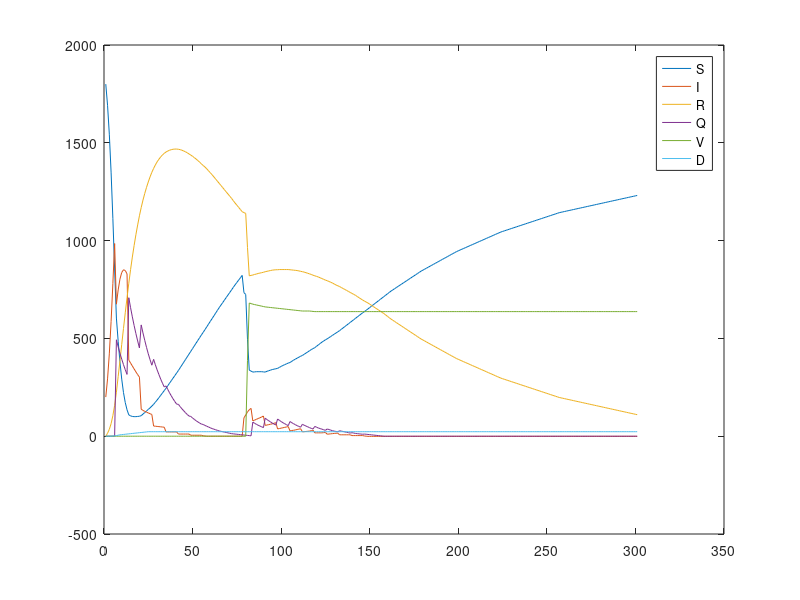

Write MATLAB code to recreate this figure.
%% SIR(V)(D) Model
%Description
%

function popArray=SIR_Model()

rounding=true;

S=1800;
I=200;
R=0;
Q=0;
V=0;
D=0;
totalPop=S+I+R+Q; %doesn't include dead

days=300; %length of sim

%Getting sick
alpha=.02; %rate of disease spread per interaction
BintPerDay=30; %daily number of interactions?

%Recovering
recovRate=0.07;
immLoss=0.01;

%Death
deathrate=0.00115;

%Quarantine
baseQuarRate=0;
testFreq=7; %test all every __ days

%Vaccine
efficacy=0.9;
baseVaccRate=0.00;
vaccRollout=0;

%% Susceptible
% From: Recovered
% To: Infected

%% Infected
% From: Susceptible
% To: Recovered + Dead

%% Recovered
% From: Infected
% To: Susceptible

%% Quarantined
% From: Infected
% To: Recovered + Dead

%% Vaccinated
%From: Susceptible, Recovered
%To: Infected

%% Dead
% From: Infected
% To: Nowhere, they're dead.

%% Over time!

popArray=[S I R Q V D];

for i=1:days

    %vacc clinics
    if (i == 80 || i == 81)
        vaccRate= .3;
    else
        vaccRate=baseVaccRate;
    end

    % if lots of ppl around are sick, get vaccinated
    %if I/(totalPop-D) > .02%???
    %    vaccRate=0.20;
    %else
    %    vaccRate=baseVaccRate;
    %end

    %10/10 superspreader
    %if i == 10
    %    intPerDay=100;
    %else
        intPerDay=BintPerDay;
    %end

    % Testing "weekly"
    if mod(i,testFreq)==testFreq-1
        quarRate=.5;
    else
        quarRate=baseQuarRate;
    end

    % Covid over break?!
    if i == 78
        brkCvd=.1*S;
        S=S-brkCvd;
        I=I+brkCvd;
    end

    if rounding
        % Rounding
        if i>vaccRollout
            dS =-round(S*I*alpha*intPerDay/(totalPop-D)) +ceil(R*immLoss)- round(vaccRate*S);
            dI = round(S*I*alpha*intPerDay/(totalPop-D)) -ceil(I*recovRate) -round(I*deathrate) -round(I*quarRate) +round(V*I*alpha*intPerDay*(1-efficacy)/(totalPop-D));
            dR = ceil(I*recovRate) -ceil(R*immLoss) +ceil(Q*recovRate) -round(vaccRate*R/2);
            dV = round(vaccRate*R/2) +round(vaccRate*S) -round(V*I*alpha*intPerDay*(1-efficacy)/(totalPop-D));
        else
            dS =-round(S*I*alpha*intPerDay/(totalPop-D)) +ceil(R*immLoss);
            dI = round(S*I*alpha*intPerDay/(totalPop-D)) -ceil(I*recovRate) -round(I*deathrate) -round(I*quarRate);
            dR = ceil(I*recovRate) -ceil(R*immLoss) +ceil(Q*recovRate);
            dV=0;
        end
        dQ = round(I*quarRate) -ceil(Q*recovRate) -round(Q*deathrate);
        dD = round(deathrate*I) + round(deathrate*Q);
    else
        % NOT Rounding 
        if i>vaccRollout
            dS =-S*I*alpha*intPerDay/(totalPop-D) +R*immLoss -vaccRate*S;
            dI = S*I*alpha*intPerDay/(totalPop-D) -I*recovRate -I*deathrate -I*quarRate +V*I*alpha*intPerDay*(1-efficacy)/(totalPop-D);
            dR = I*recovRate -R*immLoss +Q*recovRate -vaccRate*R/2;
            dV = vaccRate*R/2 +vaccRate*S -V*I*alpha*intPerDay*(1-efficacy)/totalPop;
        else
            dS =-S*I*alpha*intPerDay/(totalPop-D) +R*immLoss;
            dI = S*I*alpha*intPerDay/(totalPop-D) -I*recovRate -I*deathrate -I*quarRate;
            dR = I*recovRate -R*immLoss +Q*recovRate;
            dV=0;
        end
        dQ = I*quarRate -Q*recovRate -Q*deathrate;
        dD = deathrate*(I+Q);
    end

    S=S+dS;
    I=I+dI;
    R=R+dR;
    Q=Q+dQ;
    V=V+dV;
    D=D+dD;

    popArray=[popArray; [S I R Q V D]];
end

plot(popArray)
legend('S','I','R','Q','V','D')

popArray=popArray';
